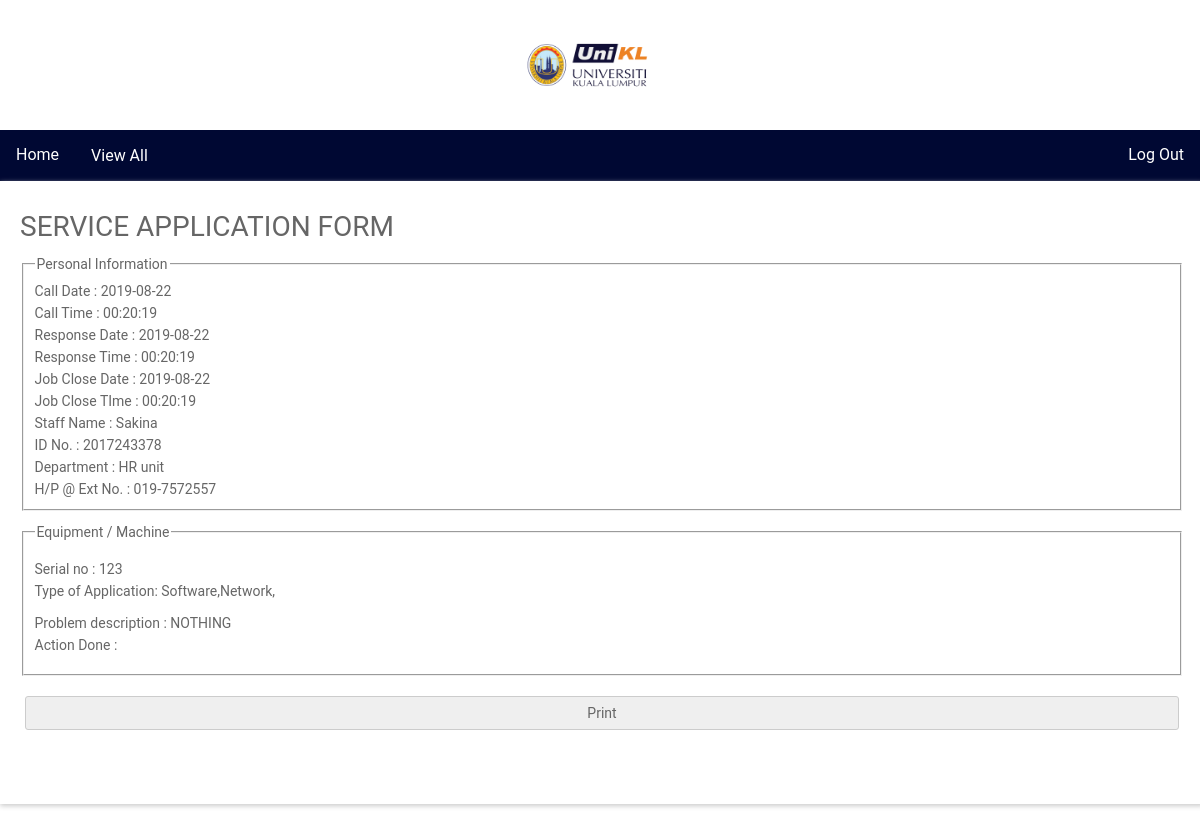
Screenshot of /Admin_ViewServices.php?id=2017243378 with the database file from the repository.
### tables this page shows
CREATE TABLE `form_service` (
  `Call_date` date NOT NULL,
  `Call_time` time NOT NULL,
  `Response_date` date NOT NULL,
  `Response_time` time NOT NULL,
  `JobC_date` date NOT NULL,
  `JobC_time` time NOT NULL,
  `Name` varchar(50) NOT NULL,
  `ID` int(50) NOT NULL,
  `Department` varchar(50) NOT NULL,
  `Tel` varchar(20) NOT NULL,
  `Equipm_machineT` varchar(50) NOT NULL,
  `Serial_no` varchar(50) NOT NULL,
  `ProblemT` varchar(50) NOT NULL,
  `Problem_desc` varchar(250) NOT NULL
);

### Admin_ViewServices.php (the view, shortened to what this page needs)
<html>
<head>
<link rel="stylesheet" href="View.css">
</head>
<div class="header">
	<h1><center><a href="adminmain.php" class="active"><img src="logo.png" alt="Girl in a jacket" width="200" height="100"></center></a></h1>
  </div>
  <div class="navbar">
    <a href="adminmain.php" class="active">Home</a>
    <div class="dropdown">
      <button class="dropbtn">View All
      </button>
    </div>
    <div class="topnav-right">
      <a href="Login_Page.php">Log Out</a>
    </div>
  </div>
<body>
<?php
include('db.php');
$id=isset($_REQUEST['id'])? $_REQUEST['id'] : "0";
	$query = "select * from form_service where id='$id'";
	$data = mysqli_query($conn,$query);
	$rec = mysqli_fetch_array($data,MYSQLI_ASSOC);
?>
<form method="POST">
<div id="id">
<div class="item">
<h1 class = "serif">SERVICE APPLICATION FORM</h1>
<fieldset>
<legend>Personal Information</legend>
<p readonly> Call Date       : <?php echo $rec['Call_date']; ?></p>
<p readonly> Call Time       : <?php echo $rec['Call_time']; ?></p>
<p readonly> Response Date   : <?php echo $rec['Response_date']; ?></p>
<p readonly> Response Time   : <?php echo $rec['Response_time']; ?></p>
<p readonly> Job Close Date  : <?php echo $rec['JobC_date']; ?></p>
<p readonly> Job Close TIme  : <?php echo $rec['JobC_time']; ?></p>
<p readonly> Staff Name      : <?php echo $rec['Name']; ?></p>
<p readonly> ID No.          : <?php echo $rec['ID']; ?></p>
<p readonly> Department      : <?php echo $rec['Department']; ?></p>
<p readonly> H/P @ Ext No.   : <?php echo $rec['Tel']; ?></p>
</div>
<fieldset>
<legend>Equipment / Machine</legend>
<div class="item preferred-metod">
        <div class="preferred-metod-item">
			<p readonly> Serial no          : <?php echo $rec['Serial_no']; ?></p>
			<p readonly> Type of Application: <?php echo $rec['ProblemT']; ?></p>
		</div>
		<div class="item">
          <p readonly>Problem description : <?php echo $rec['Problem_desc']; ?></p>
		  <p readonly>Action Done         : <?php echo $rec['Action_done']; ?></p>
        </div>
</fieldset>
</div>
		<div class="btn-block">
		<input type="button" value="Print" onclick="printPage('id');"></input>
        </div>
		<br></br>
</form>
</body>
</html>

### View.css (style rules this page uses)
html, body { min-height: 100%; }
body, div, form, input, select, p { padding: 0; margin: 0; outline: none; font-family: Roboto, Arial, sans-serif; font-size: 14px; color: #666; line-height: 22px; }
h1 { margin: 15px 0; font-weight: 400; }
form { width: 97%; padding: 20px; background: #fff; box-shadow: 0 2px 5px #ccc; }
input, select, textarea { margin-bottom: 10px; border: 1px solid #ccc; border-radius: 3px; }
input { width: calc(100% - 10px); padding: 5px; }
.item { position: relative; margin: 10px 0; }
.btn-block { margin-top: 20px; text-align: center; }
@media (min-width: 568px) { body { font-family: Arial, Helvetica, sans-serif; } }
@media (min-width: 568px) { .navbar { overflow: hidden; background-color: #000833; } }
@media (min-width: 568px) { .navbar a { float: left; font-size: 16px; color: white; text-align: center; padding: 14px 16px; text-decoration: none; } }
@media (min-width: 568px) { .dropdown { float: left; overflow: hidden; } }
@media (min-width: 568px) { .dropdown .dropbtn { font-size: 16px; border: none; outline: none; color: white; padding: 16px 16px; background-color: inherit; font-family: inherit; margin: 0; } }

### Admin_ViewServices.php (style rules this page uses)
html, body { min-height: 100%; }
body, div, form, input, select, p { padding: 0; margin: 0; outline: none; font-family: Roboto, Arial, sans-serif; font-size: 14px; color: #666; line-height: 22px; }
h1 { margin: 15px 0; font-weight: 400; }
form { width: 97%; padding: 20px; background: #fff; box-shadow: 0 2px 5px #ccc; }
input, select, textarea { margin-bottom: 10px; border: 1px solid #ccc; border-radius: 3px; }
input { width: calc(100% - 10px); padding: 5px; }
.item { position: relative; margin: 10px 0; }
.btn-block { margin-top: 20px; text-align: center; }
@media (min-width: 568px) { body { font-family: Arial, Helvetica, sans-serif; } }
@media (min-width: 568px) { .navbar { overflow: hidden; background-color: #000833; } }
@media (min-width: 568px) { .navbar a { float: left; font-size: 16px; color: white; text-align: center; padding: 14px 16px; text-decoration: none; } }
@media (min-width: 568px) { .dropdown { float: left; overflow: hidden; } }
@media (min-width: 568px) { .dropdown .dropbtn { font-size: 16px; border: none; outline: none; color: white; padding: 16px 16px; background-color: inherit; font-family: inherit; margin: 0; } }
@media (min-width: 568px) { .topnav-right { float: right; } }

### rows the page displays
form_service: Call_date "2019-08-22", Call_time "00:20:19", Response_date "2019-08-22", Response_time "00:20:19", JobC_date "2019-08-22", JobC_time "00:20:19", Name "Sakina", ID "2017243378", Department "HR unit", Tel "019-7572557", Serial_no "123", ProblemT "Software,Network,", Problem_desc "NOTHING"
